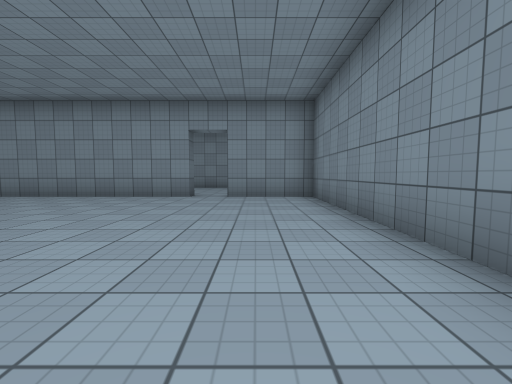
[1] (above)

16 first-person views from a walk through a Unity game level. The camera is 1.2 m above the floor, tilts 4° down and sees 90° across. The floor is counted in squares, 2 m on a side. Each view is taken from the middle of a square. On the plan, view 1 faces up. The plan holds only what a view shows up to about 9 squares ahead; the rest is blank. The place goes on beyond the plan. Surface patterns are stand-ins for the level's own textures.

[2]
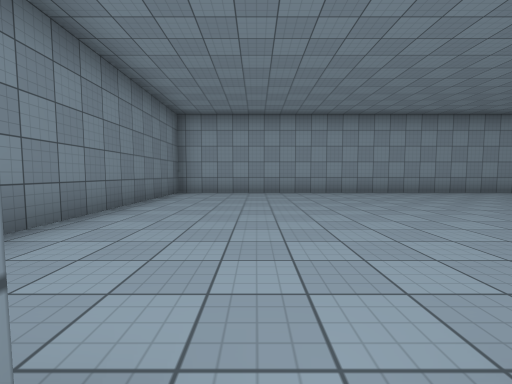

[3]
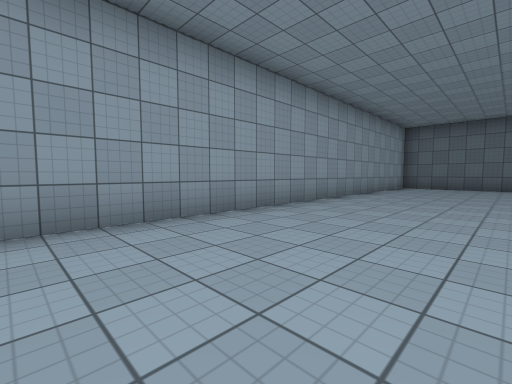

[4]
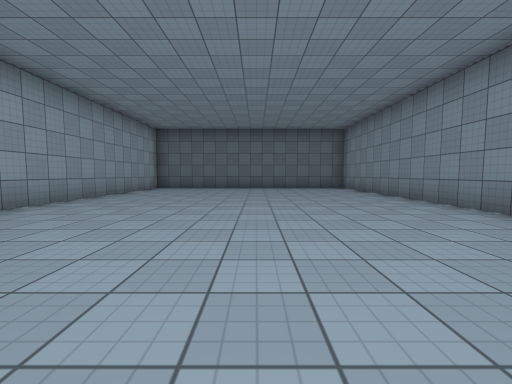

[5]
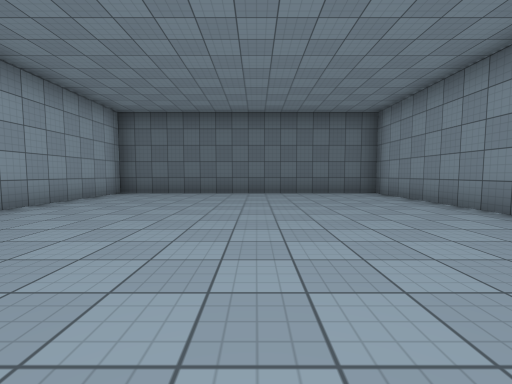

[6]
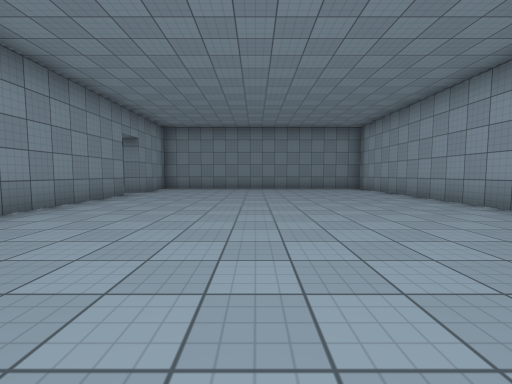

[7]
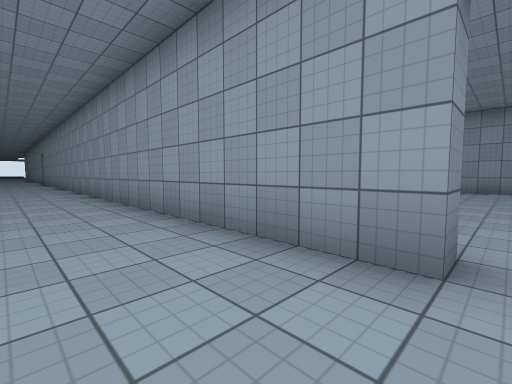

[8]
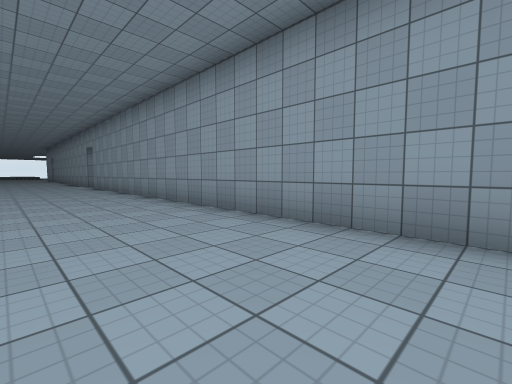

[9]
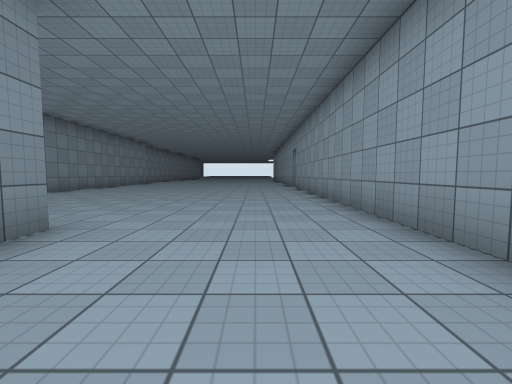

[10]
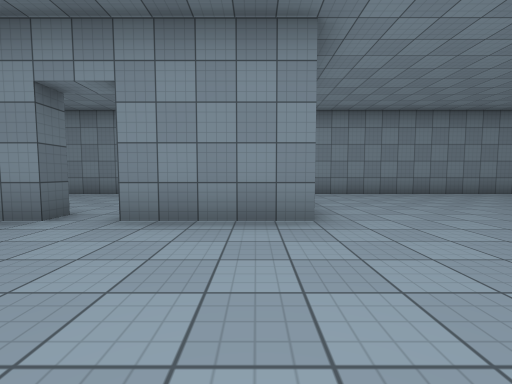

[11]
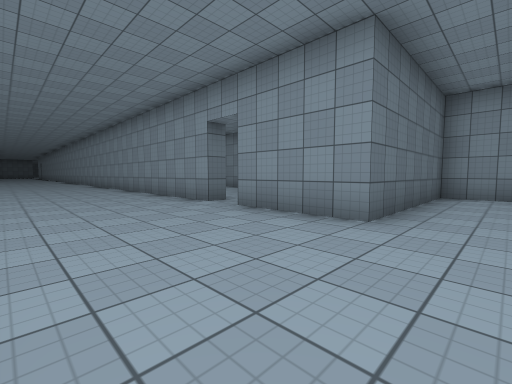

[12]
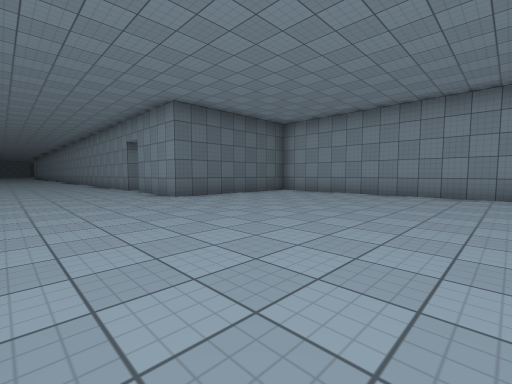

[13]
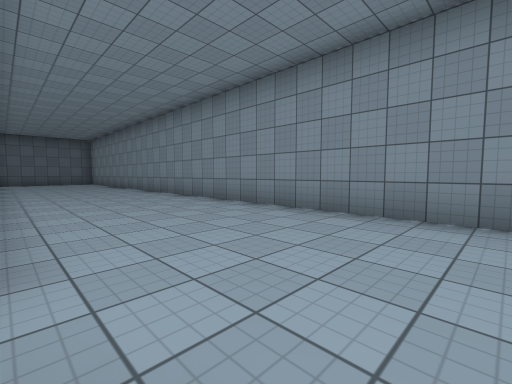

[14]
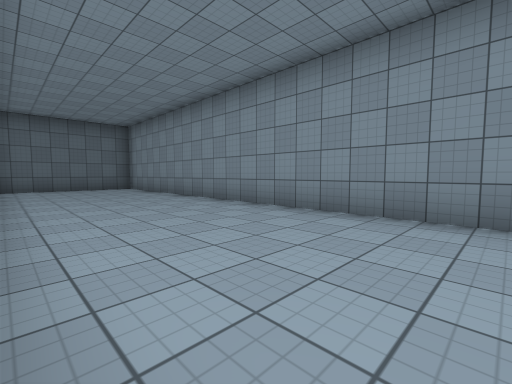

[15]
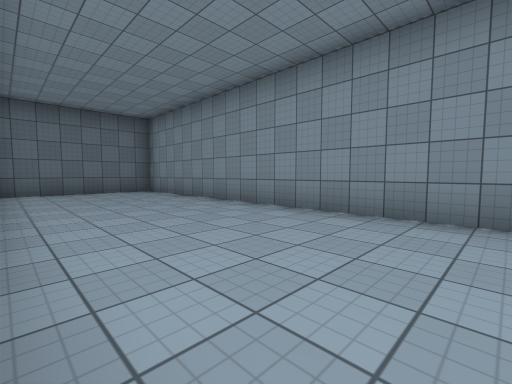

[16]
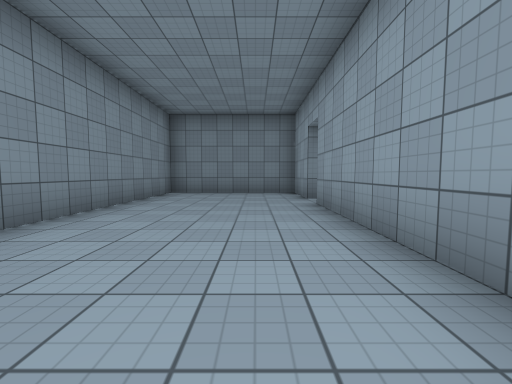

### Floor plan
Points are (right, up) in squares from view 1. A wall is a line through its corners. A room is listed if a view was taken in it or the views show most of it. See-through windows are left out.
Room 1 (views 1, 2, 3, 4, 5, 6)
walls: (-9.6, 6.8) (-17, 6.8) (-17, -1.2) (1.5, -1.2) (1.5, 6.8) (-0.8, 6.8) (-0.8, 7.2); (-1.7, 7.2) (-1.7, 6.8) (-6.9, 6.8)
ways out: opening at (-1, 7) to room 2
Room 2 (views 7, 8, 9, 10, 11, 12)
walls: (-0.8, 7.2) (15, 7.2); (5.3, 11.7) (5.3, 11.3) (0.5, 11.3); (15.5, 15.8) (8.8, 15.8) (8.8, 11.3) (6.2, 11.3)
ways out: opening at (-1, 7) to room 1; opening at (6, 11) to room 3
Room 3 (views 13, 14, 15, 16)
walls: (1.1, 11.7) (5.3, 11.7); (6.3, 11.7) (8.2, 11.7) (8.2, 15.8) (-10, 15.8) (-10, 11.9)
ways out: opening at (6, 11) to room 2

Where each view was taken, in squares from view 1:
view 1: 0 up, 0 right, facing up
view 2: 7 up, 1 left, facing down
view 3: 2 up, 5 left, facing down-left
view 4: 3 up, 6 left, facing left
view 5: 3 up, 9 left, facing left
view 6: 3 up, 9 left, facing right
view 7: 9 up, 1 left, facing down-right
view 8: 10 up, 5 right, facing down-right
view 9: 9 up, 6 right, facing right
view 10: 8 up, 8 right, facing up
view 11: 8 up, 10 right, facing up-left
view 12: 8 up, 15 right, facing up-left
view 13: 12 up, 7 right, facing up-left
view 14: 12 up, 1 right, facing up-left
view 15: 12 up, 1 left, facing up-left
view 16: 13 up, 0 right, facing right
